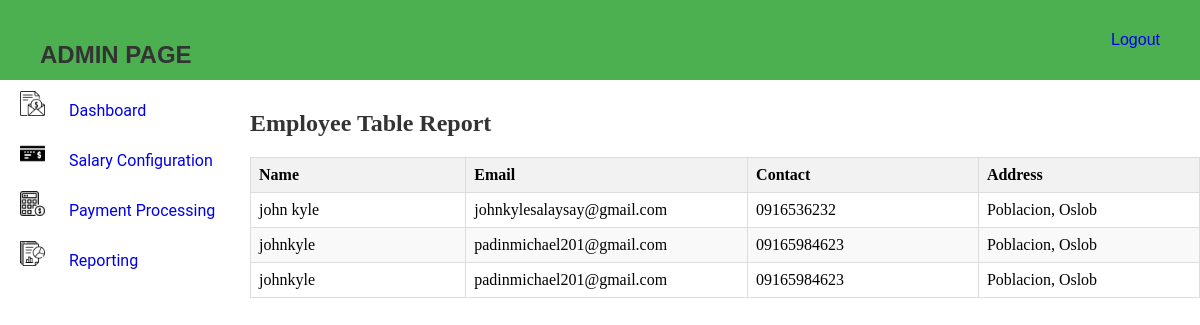
Before: /reporting with the older database file.
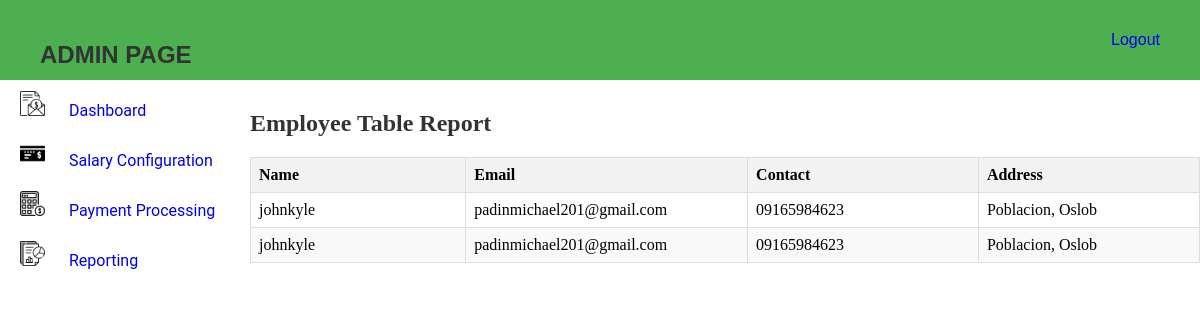
After: the same page with the newer database file.
### myapp/models.py (models this page shows, shortened)
class Employee(AbstractUser):
    name = models.CharField(max_length=255)
    email = models.EmailField()
    contact = models.CharField(max_length=15)
    address = models.TextField()
    username = models.CharField(max_length=255, unique=True)
    password = models.CharField(max_length=128)
    groups = models.ManyToManyField('auth.Group', related_name='employee_groups', blank=True)
    user_permissions = models.ManyToManyField('auth.Permission', related_name='employee_permissions', blank=True)

### myapp/views.py (the view)
# urls.py: path("reporting", views.reporting, name="reporting"),
def reporting(request):
    employees = Employee.objects.all()
    return render(request, "admin-view/reporting/reporting.html", {
         'employees' : employees
    })

### myapp/templates/admin-view/reporting/reporting.html (shortened to what this page needs)
{% load static %}
<!DOCTYPE html>
<html lang="en">
<head>
    <link rel="stylesheet" href="{% static 'css/navbar.css' %}">
    <link rel="stylesheet" href="{% static 'css/admin.css' %}">
    <link rel="stylesheet" href="{% static 'css/reporting.css' %}">
</head>
<body>
    <div class="admin-header">
        <h2>ADMIN PAGE</h2>
        <a href="{% url 'user_login' %}">Logout</a>
    </div>
    <div class="page-content">
        <aside class="aside-content">
            <ul class="aside-nav">
                <li class="aside-nav-items">
                    <a href="{% url 'admin_view' %}">
                        <img class="sidenav-logo" src="{% static 'images/salary.png' %}" alt="logo">
                        Dashboard
                    </a>
                </li>
                <li class="aside-nav-items">
                    <a href="{% url 'salary_config' %}">
                        <img class="sidenav-logo" src="{% static 'images/bank-check.png' %}" alt="logo">
                        Salary Configuration
                    </a>
                </li>
                <li class="aside-nav-items">
                    <a href="{% url 'payment_proc' %}">
                        <img class="sidenav-logo" src="{% static 'images/calculator.png' %}" alt="logo">
                        Payment Processing
                    </a>
                </li>
                <li class="aside-nav-items">
                    <a href="{% url 'reporting' %}">
                        <img class="sidenav-logo" src="{% static 'images/report.png' %}" alt="logo">
                        Reporting
                    </a>
                </li>
            </ul>
        </aside>
        <section class="dashboard-content">
            <h2>Employee Table Report</h2>
            <table>
                <thead>
                    <tr>
                        <th>Name</th>
                        <th>Email</th>
                        <th>Contact</th>
                        <th>Address</th>
                    </tr>
                </thead>
                <tbody>
                    {% for employee in employees %}
                        <tr>
                            <td>{{ employee.name }}</td>
                            <td>{{ employee.email }}</td>
                            <td>{{ employee.contact }}</td>
                            <td>{{ employee.address }}</td>
                        </tr>
                    {% endfor %}
                </tbody>
            </table>
        </section>
    </div>
</body>
</html>

Changed rows visible on the page:
removed Employee: name "john kyle", email "johnkylesalaysay@gmail.com", contact "0916536232", address "Poblacion, Oslob"
